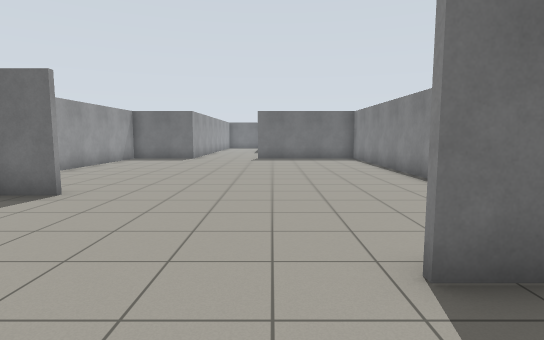
[1] (above)

14 first-person views from a walk through a Gazebo world. The camera is 1.2 m above the floor, tilts 6° down and sees 80° across. The floor is counted in squares, 1 m on a side. Each view is taken from the middle of a square. On the plan, view 1 faces up. The plan holds only what a view shows up to about 13 squares ahead; the rest is blank.

[2]
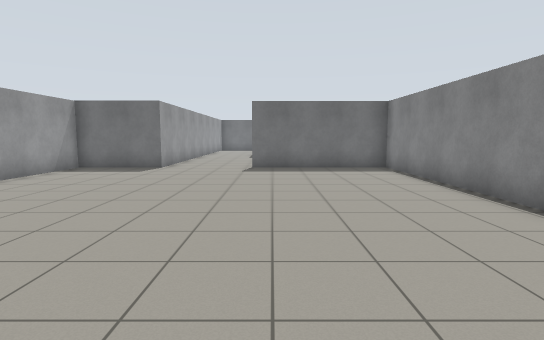

[3]
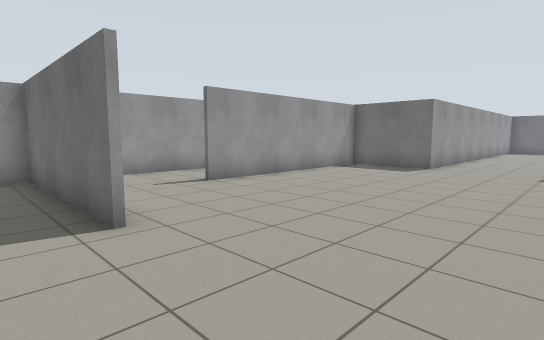

[4]
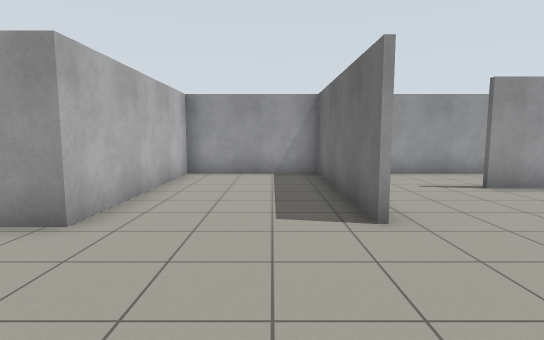

[5]
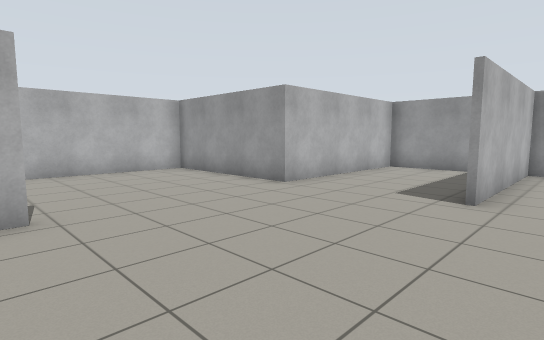

[6]
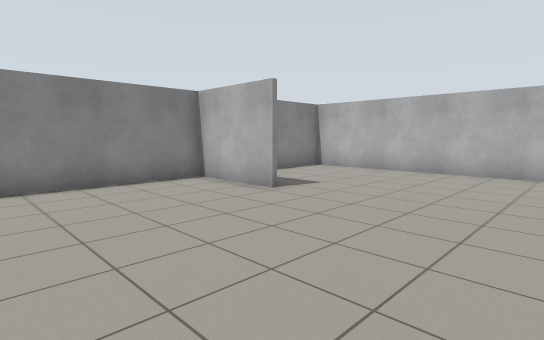

[7]
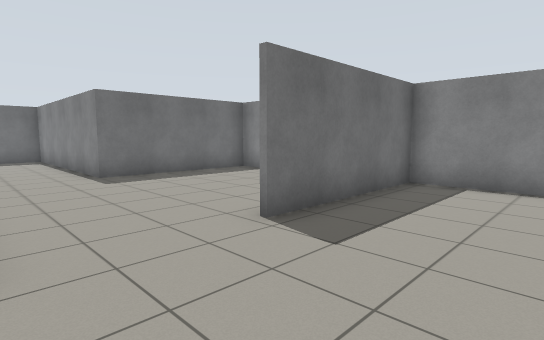

[8]
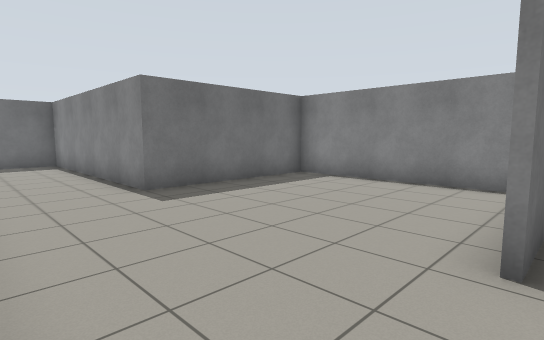

[9]
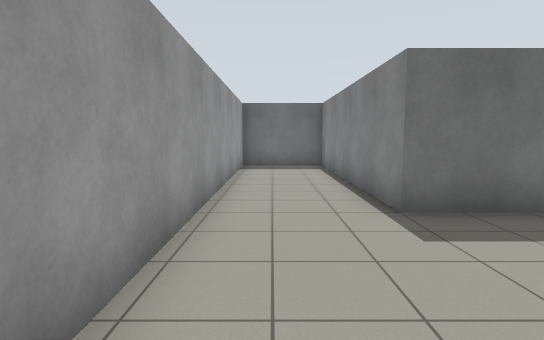

[10]
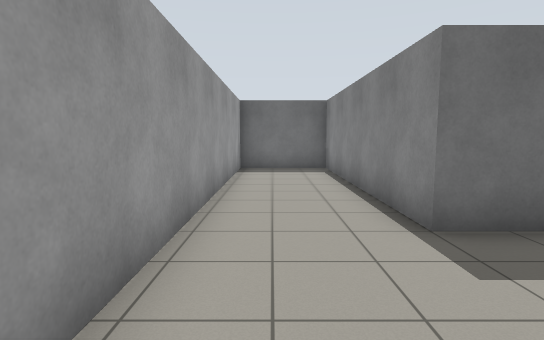

[11]
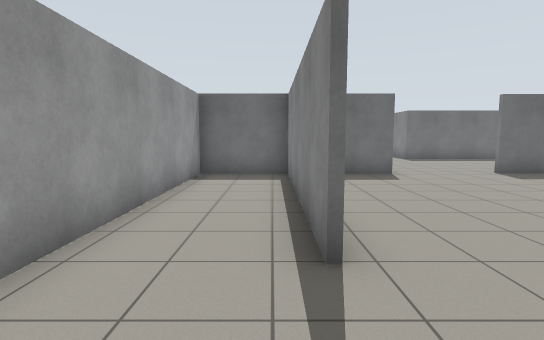

[12]
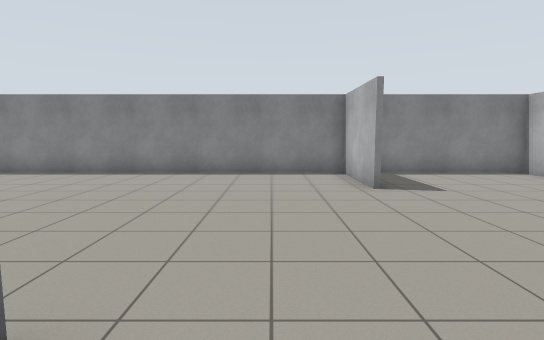

[13]
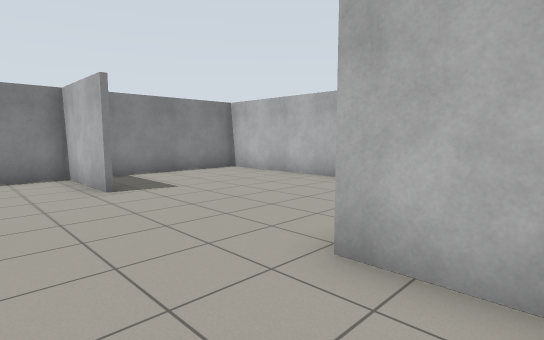

[14]
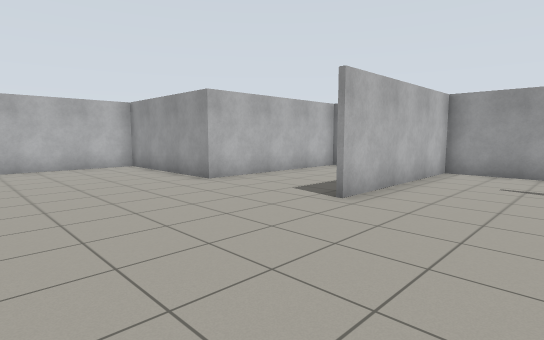

### Floor plan
Points are (right, up) in squares from view 1. A wall is a line through its corners. A room is listed if a view was taken in it or the views show most of it. See-through windows are left out.
Room 1 (views 1, 2, 3, 4, 5, 6, 7, 8, 9, 10, 11, 12, 13, 14)
walls: (-4.2, 6.4) (-10.4, 6.4); (-7.5, 9.9) (-7.5, 17.2); (-7.3, 17.2) (-7.3, 9.9); (1.2, 2.7) (4.4, 2.7) (4.4, 17.3) (-0.9, 17.3); (2.2, 2.5) (1.2, 2.5); (-10.4, 6.6) (-4.2, 6.6); (4.4, 18.2) (4.4, 24) (-1, 24) (-1, 32.1) (-4.2, 32.1) (-4.2, 17.3) (-10.3, 17.3) (-10.3, 2.3) (-4.2, 2.3) (-4.2, -3.1) (4.4, -3.1) (4.4, 1.5)

Positions as (right, up) in squares from view 1, and headings:
1: (0, 0), facing up
2: (0, 5), facing up
3: (0, 5), facing up-left
4: (0, 5), facing left
5: (2, 8), facing down-left
6: (-4, 8), facing down-right
7: (-4, 14), facing up-right
8: (-4, 17), facing up-right
9: (-3, 19), facing up
10: (-3, 20), facing up
11: (-8, 7), facing up
12: (-6, 5), facing right
13: (-6, 5), facing down-right
14: (1, 10), facing down-left
